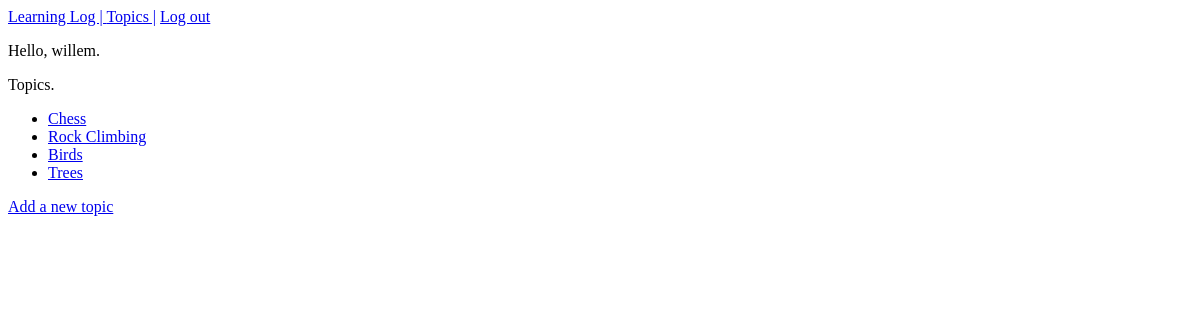
Before: /topics/ (signed in) with the older database file.
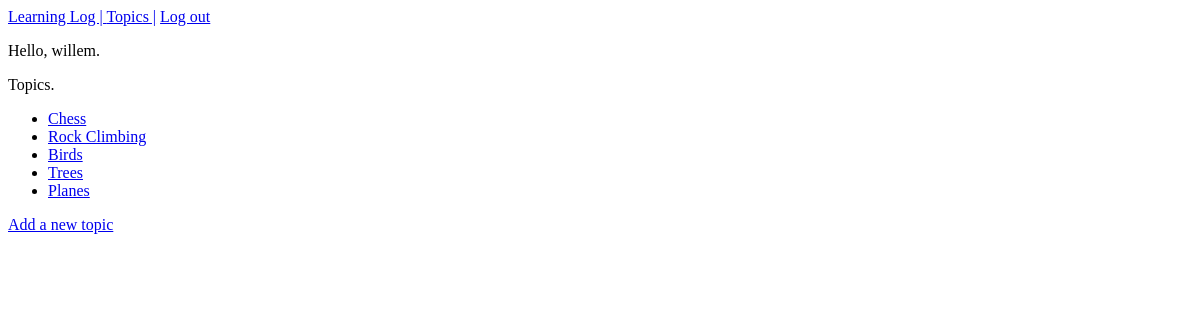
After: the same page with the newer database file.
### learning_logs/models.py (models this page shows)
class Topic(models.Model):
    text = models.CharField(max_length=200)
    date_added = models.DateTimeField(auto_now_add=True)
    owner = models.ForeignKey(User, on_delete=models.DO_NOTHING)
    def __str__(self):
        return self.text

### learning_logs/views.py (the view)
# urls.py: url(r'^topics/$',  views.topics, name='topics'),
@login_required
def topics(request):
    topics = Topic.objects.filter(owner=request.user).order_by('date_added')
    context = {'topics': topics}
    return render(request, 'learning_logs/topics.html', context)

### learning_logs/templates/learning_logs/topics.html
{% extends "learning_logs/base.html" %}
{% block content %}
  <p> Topics.</p>
  <ul>
    {% for topic in topics %}
      <li><a href="{% url 'learning_logs:topic' topic.id %}"> {{ topic }} </a></li>
    {% empty %}
      <li>No topics have been added yet.</li>
    {% endfor %}
  </ul>
  <a href="{% url 'learning_logs:new_topic' %}">Add a new topic</a>
{% endblock content %}

Changed rows visible on the page:
added Topic: text "Planes"
